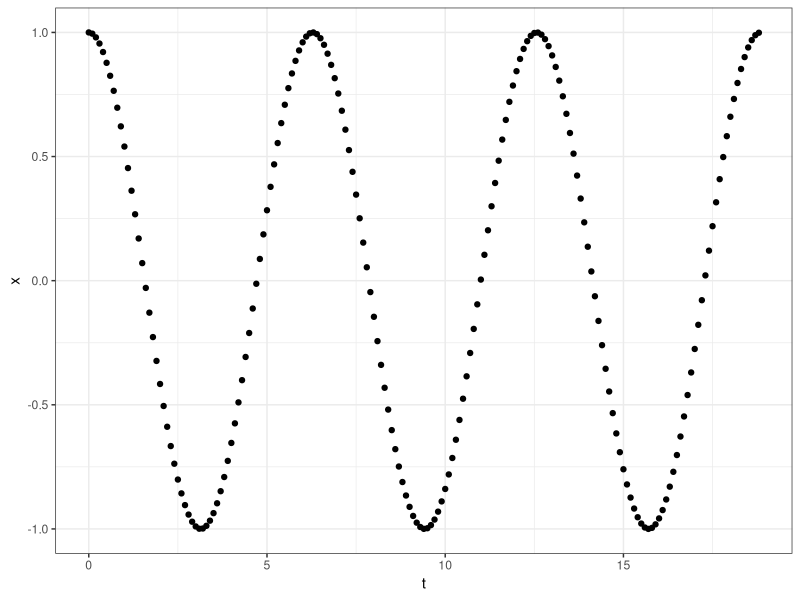
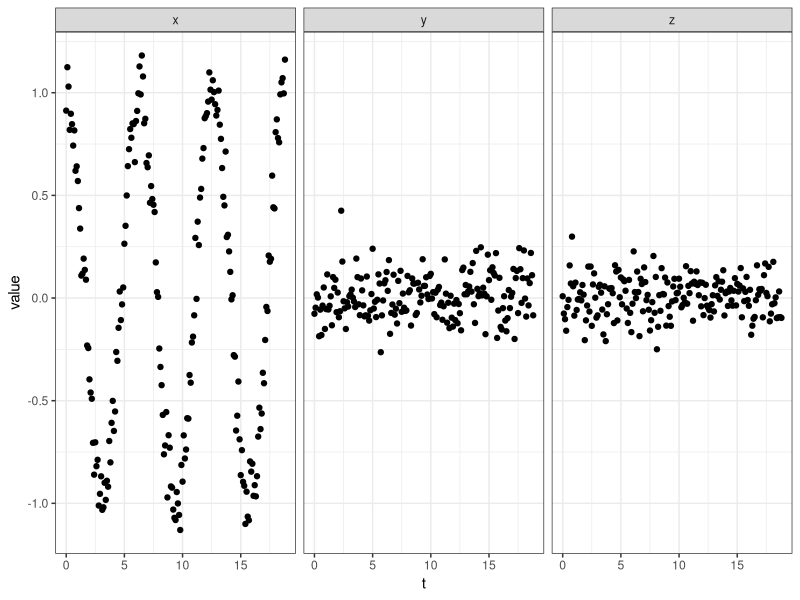
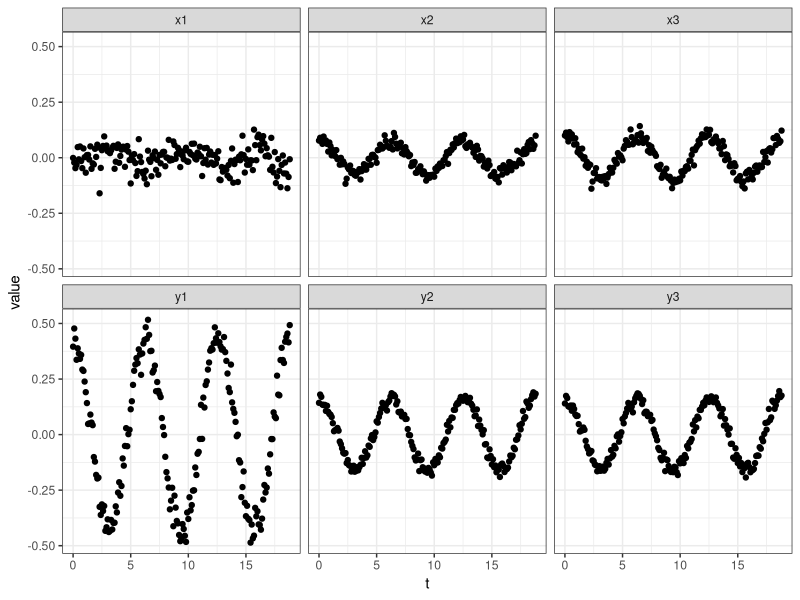
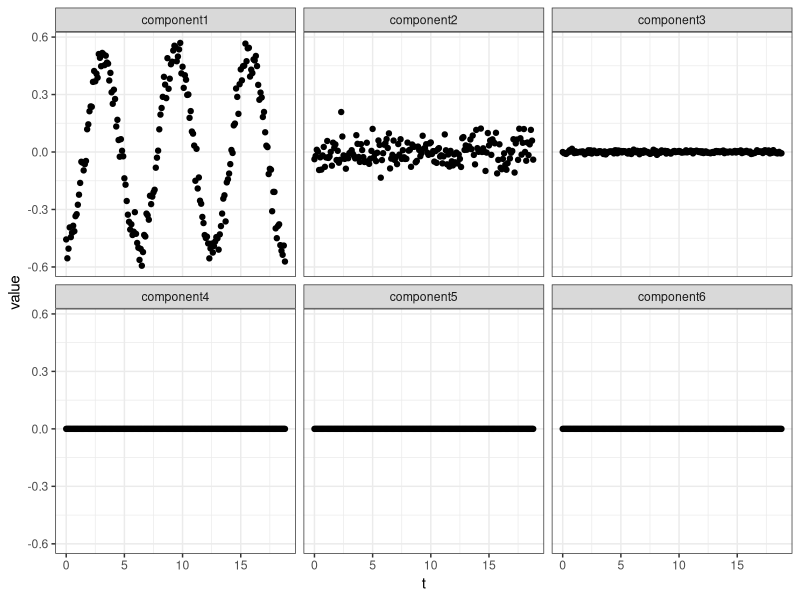

R code for these plots, in order:
## ---- chunk 1
library(ggplot2)
library(tidyr)
library(dplyr) 
theme_set(theme_bw()) # set default theme to black-white
t <- seq(0, 6*pi, by = .1)
x <- cos(t)
qplot(x = t, y = x) 
## ---- chunk 2
positions <- data.frame(t = seq(0, 6*pi, by = .1),
                        x = x + rnorm(length(x), sd = .1),
                        y = rnorm(length(x), sd = .1),
                        z = rnorm(length(x), sd = .1))

ggplot(data = gather(positions, variable, value, x:z), aes(x = t, y = value)) +
    geom_point() +
    facet_wrap(~ variable, nrow = 1) 
## ---- chunk 3

## random 3d rotation matrix
random.rotation.matrix <- function(seed) { 
 set.seed(seed)
 
 ## angle around vector to rotate
 psi <- runif(1, max = 2*pi)

 ## select a random point on S^2
 phi <- runif(1, max = 2*pi)
 theta <- acos(2 * runif(1) - 1)

 ## construct axis from random S^2 point
 axis <- c(cos(theta)*cos(phi),
          cos(theta)*sin(phi),
          sin(theta))

 ## cross product matrix for formula
 axis.cp <- matrix(c(0, -axis[3], axis[2],
                     axis[3], 0, -axis[1],
                     -axis[2], axis[1], 0), nrow = 3, byrow = TRUE)

 ## create rotation matrix using wikipedia formula
 R <- cos(psi) * diag(c(1,1,1)) +
      sin(psi) * axis.cp +
      (1-cos(psi)) * outer(axis, axis) 

 R
} 
## ---- chunk 4
new.camera.data <- function(positions, seed) { 
 set.seed(seed)
 ## original data
 original.coordinates <- t(as.matrix(select(positions, x,y,z)))

 ## get scale
 scale <- 1/rexp(1, 1/3)
 
 ## get rotation
 rotation <- random.rotation.matrix(seed)
 
 ## new points
 new.points <- t(scale * rotation %*% original.coordinates)
 
 ## project
 image.plane.projection <- new.points[,1:2]

 list(scale = scale, rotation = rotation, data = image.plane.projection)
}

camera.1 <- new.camera.data(positions, 1)
camera.2 <- new.camera.data(positions, 2)
camera.3 <- new.camera.data(positions, 3)

camera.data = data.frame(t = seq(0, 6*pi, by = .1),
                         x1 = camera.1$data[,1],
                         y1 = camera.1$data[,2],
                         x2 = camera.2$data[,1],
                         y2 = camera.2$data[,2],
                         x3 = camera.3$data[,1],
                         y3 = camera.3$data[,2])

ggplot(data = gather(camera.data, variable, value, x1:y3), aes(x = t, y = value)) +
    geom_point() +
    facet_wrap(~ variable, nrow = 2) 

## ---- chunk 5
options(width = 120)
measurements <- select(camera.data, -t)
measurements <- mutate_each(measurements, funs(. - mean(.)))
measurements <- as.matrix(measurements)
covariance.matrix <- t(measurements) %*% measurements / nrow(measurements)

covariance.matrix
## ---- chunk 6
important.directions <- eigen(covariance.matrix)
important.directions$value
## ---- chunk 7
projected <- as.data.frame(measurements %*% important.directions$vector)
colnames(projected) <- paste0("component", 1:6)
projected$t <- camera.data$t

plot.data <- gather(projected, component, value, component1:component6)
ggplot(data = plot.data, aes(x = t, y = value)) + geom_point() +
    facet_wrap(~component)
